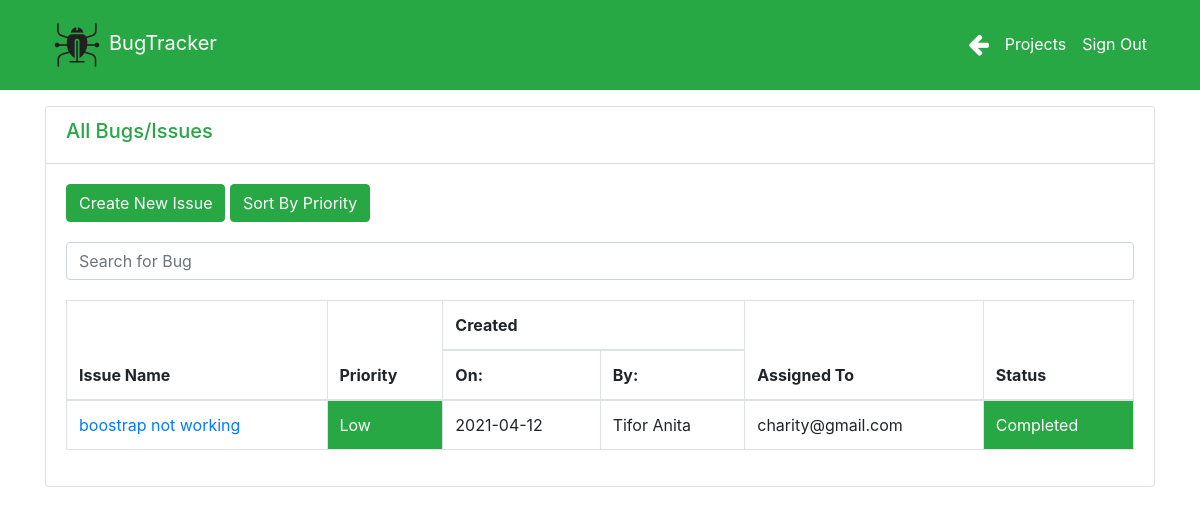
/issues.php?project=4, run on the app's committed database.
### tables this page shows
CREATE TABLE `issues` (
  `issue_id` int(11) NOT NULL,
  `issue_name` varchar(255) NOT NULL,
  `project_id` int(11) NOT NULL,
  `created_on` date NOT NULL,
  `created_by` varchar(255) NOT NULL,
  `userID` int(11) NOT NULL,
  `assigned_to` varchar(255) NOT NULL,
  `description` varchar(1000) NOT NULL,
  `priority` varchar(100) NOT NULL,
  `status` varchar(100) NOT NULL
);

### issues.php (the view, shortened to what this page needs)
<!DOCTYPE html>
<html lang="en">
<head>
  <link href="bootstrap/css/bootstrap.min.css" rel="stylesheet">
  <link href="css/style.css" rel="stylesheet">
  <link rel="stylesheet" href="https://cdnjs.cloudflare.com/ajax/libs/font-awesome/4.7.0/css/font-awesome.min.css">
</head>
<body>
<nav class="navbar navbar-expand-sm bg-success text-white fixed-top">
    <div class="container">
      <a class="navbar-brand" href="projects.php"><span class="text-white"><img src="images/logo.png">BugTracker</span></a>
      <div class="collapse navbar-collapse" id="navbarResponsive">
      <ul class="navbar-nav ml-auto">
          <li class="nav-item">
            <a class="nav-link text-white" href="javascript:javascript:history.go(-1)"><span><i class="fa fa-arrow-left" style="font-size:24px;color:white"></i></span></a>
          </li>
          <li class="nav-item active">
            <a class="nav-link text-white" href="projects.php">Projects</a>
          </li>
          <li class="nav-item">
          <a class="nav-link text-white" href="users.php?action=Logout">Sign Out</a>
          </li>
        </ul>
      </div>
    </div>
  </nav>
<div class="container" style="margin-top: 50px;">
    <div class="card" style="margin-top: 40px;">
        <div class="card-header text-success bg-white">
            <h5>All Bugs/Issues</h5>
            </div>
        <div class="card-body">
        <?php
         $projectId=$_GET['project'];
        ?>
     <?php echo '<a href="newBug.php?project='.$projectId.'" type="button" class="btn btn-success text-white">Create New Issue</a>';?>
     <button type="button" class="btn btn-success" onclick="sortTable(1)">Sort By Priority</button>
    <div class="input-group" style="margin-top:20px">
    <input type="text" class="form-control" placeholder="Search for Bug " id="myInput" onkeyup="myFunction()">
    </div>
    <div class="table-responsive">
    <table class="table table-bordered " style="margin-top: 20px;" id="myTable">
        <thead>
          <tr>
            <th rowspan="2">Issue Name</th>
            <th rowspan="2">Priority</th>
            <th colspan="2">Created</th>
            <th rowspan="2">Assigned To</th>
            <th rowspan="2">Status</th>
        </tr>
        <tr>
            <th>On:</th>
            <th>By:</th>
        </tr>
        </thead>
        <tbody>
        <?php
                 require 'config.php';
                 $projectId=$_GET['project'];
                 $sql="SELECT * FROM issues WHERE project_id=$projectId";
                 $stm=$conn->prepare($sql);
                 $stm->execute();
                while($row = $stm->fetch(PDO::FETCH_ASSOC))
                {
              ?>
            <tr>
                <td><?php echo '<a href="editIssue.php?issue=' . $row['issue_id'] . '&project='.$projectId.'">'.$row['issue_name'].'</a>';?></td>
                <td class="priority text-white"><?php echo $row['priority'];?></td>
                <td><?php echo $row['created_on'];?></td>
                <td><?php echo $row['created_by'];?></td>
                <td><?php echo $row['assigned_to'];?></td>
                <td class="status text-white"><?php echo $row['status'];?></td>
            </tr>
            <?php
                }
             ?>
        </tbody>
      </table>
      </div>
      </div>
      </div>
      </div>
</body>
</html>

### css/style.css (style rules this page uses)
body { padding-top: 56px; }
a { text-decoration: none; }
.text-success { color: #28a745; }
table { width: 100%; }

### data on the page
issues: issue_name "boostrap not working", priority "Low", created_on "2021-04-12", created_by "Tifor Anita", assigned_to "charity@gmail.com", status "Completed"
